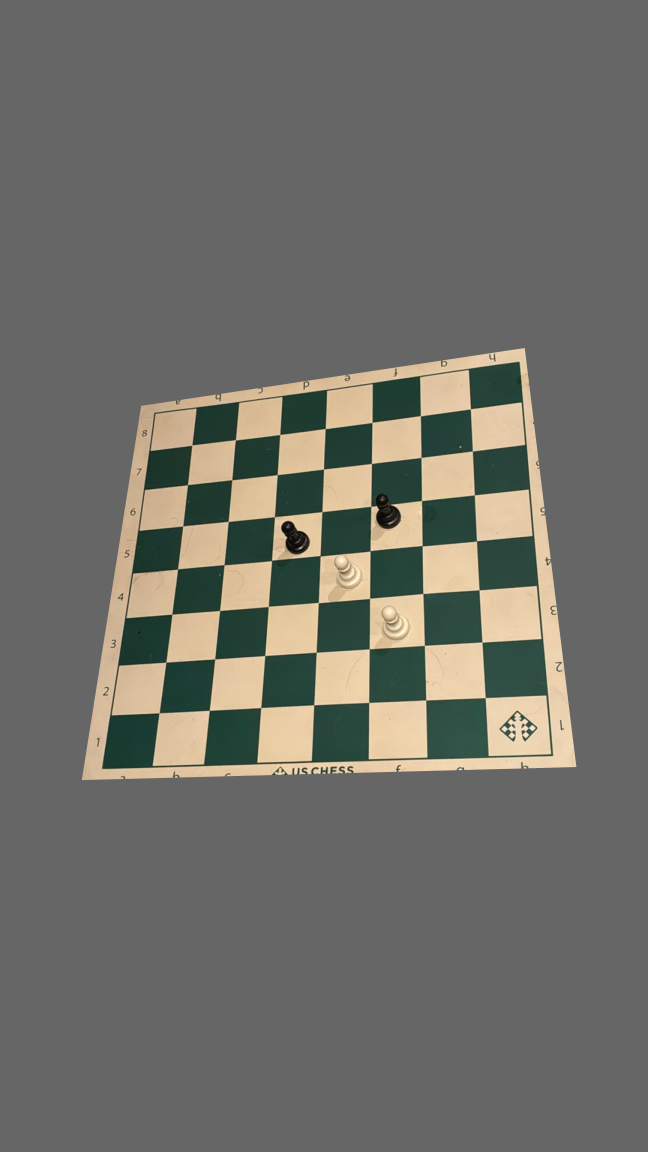
#> input picture IMG_4739.JPG, 3240 x 5760 px (shown at 1/5 size)
$ python interactive_corner_picker.py IMG_4739.JPG
#> lines starting #> are read from the running program, lines starting #| are printed output that depends on the picture
#!/usr/bin/env python3
"""
Interactive tool to pick corner coordinates by clicking on chess board images.
This is very useful for updating corner coordinates in annotations.
"""

import cv2
import json
import os
import argparse
from pathlib import Path

class CornerPicker:
    def __init__(self, image_path):
#> called with image_path = 'IMG_4739.JPG'
        self.image_path = image_path
        self.corners = []
        self.corner_names = ['Top-Left (a8)', 'Top-Right (h8)', 'Bottom-Right (h1)', 'Bottom-Left (a1)']
        self.colors = [(0, 255, 0), (255, 0, 0), (0, 0, 255), (255, 255, 0)]  # Green, Red, Blue, Yellow

        # Load image
        self.original_img = cv2.imread(image_path)
#> self.original_img is the input picture: shape (5760, 3240, 3); mean B, G, R 104.6, 110.3, 110.8
        if self.original_img is None:
            raise ValueError(f"Could not load image: {image_path}")

        # Resize for display if too large
        height, width = self.original_img.shape[:2]
#> height = 5760; width = 3240
        max_display_size = 1200

        if max(height, width) > max_display_size:
            self.scale = max_display_size / max(height, width)
#> self.scale = 0.208
            self.display_width = int(width * self.scale)
#> self.display_width = 675
            self.display_height = int(height * self.scale)
#> self.display_height = 1200
            self.display_img = cv2.resize(self.original_img, (self.display_width, self.display_height))
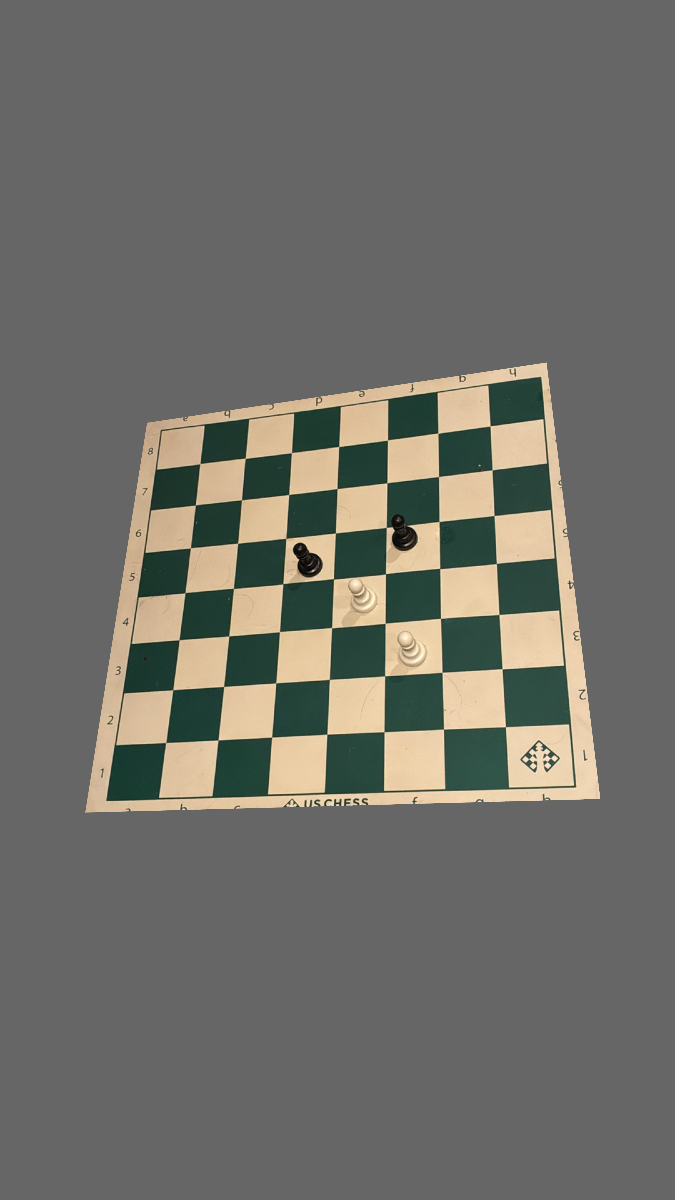
#> self.display_img: shape (1200, 675, 3); mean B, G, R 104.6, 110.3, 110.8
            print(f"📏 Resized for display: {self.display_width}x{self.display_height}")
#| 📏 Resized for display: 675x1200
        else:
            self.scale = 1.0
            self.display_width = width
            self.display_height = height
            self.display_img = self.original_img.copy()

        self.current_img = self.display_img.copy()

    def mouse_callback(self, event, x, y, flags, param):
        if event == cv2.EVENT_LBUTTONDOWN:
            if len(self.corners) < 4:
                # Convert display coordinates to original image coordinates
                original_x = int(x / self.scale)
                original_y = int(y / self.scale)

                self.corners.append([original_x, original_y])

                # Draw the corner
                corner_idx = len(self.corners) - 1
                color = self.colors[corner_idx]
                cv2.circle(self.current_img, (x, y), 10, color, -1)
                cv2.circle(self.current_img, (x, y), 10, (255, 255, 255), 2)

                # Draw label
                label = f"{corner_idx + 1}: ({original_x},{original_y})"
                cv2.putText(self.current_img, label, (x + 15, y - 10),
                           cv2.FONT_HERSHEY_SIMPLEX, 0.6, color, 2)

                print(f"🎯 Corner {corner_idx + 1} ({self.corner_names[corner_idx]}): ({original_x}, {original_y})")

                # Draw lines connecting corners
                if len(self.corners) > 1:
                    for i in range(len(self.corners) - 1):
                        pt1 = (int(self.corners[i][0] * self.scale), int(self.corners[i][1] * self.scale))
                        pt2 = (int(self.corners[i+1][0] * self.scale), int(self.corners[i+1][1] * self.scale))
                        cv2.line(self.current_img, pt1, pt2, (255, 255, 255), 2)

                # Close the board outline
                if len(self.corners) == 4:
                    pt1 = (int(self.corners[3][0] * self.scale), int(self.corners[3][1] * self.scale))
                    pt2 = (int(self.corners[0][0] * self.scale), int(self.corners[0][1] * self.scale))
                    cv2.line(self.current_img, pt1, pt2, (255, 255, 255), 2)
                    print("\n✅ All 4 corners selected!")
                    print("Press 's' to save, 'r' to reset, or 'q' to quit")

    def run(self):
        window_name = f"Corner Picker - {Path(self.image_path).name}"
        cv2.namedWindow(window_name, cv2.WINDOW_AUTOSIZE)
        cv2.setMouseCallback(window_name, self.mouse_callback)

        print(f"📸 Interactive Corner Picker")
        print(f"   Image: {self.image_path}")
        print(f"   Size: {self.original_img.shape[1]}x{self.original_img.shape[0]} pixels")
#|    Size: 3240x5760 pixels
        print(f"\n🎯 Instructions:")
        print(f"   1. Click on the 4 corners of the chess board in this order:")
        for i, name in enumerate(self.corner_names):
            print(f"      {i+1}. {name}")
        print(f"   2. Press 's' to save coordinates")
        print(f"   3. Press 'r' to reset and start over")
        print(f"   4. Press 'q' to quit without saving")
        print(f"\n   Click on the first corner (Top-Left a8)...")

        while True:
            cv2.imshow(window_name, self.current_img)
            key = cv2.waitKey(1) & 0xFF
#> (key q is pressed here)

            if key == ord('q'):
                print("❌ Quitting without saving")
                break
            elif key == ord('r'):
                print("🔄 Resetting corners...")
                self.corners = []
                self.current_img = self.display_img.copy()
            elif key == ord('s') and len(self.corners) == 4:
                print("\n💾 Saving corner coordinates...")
                corner_string = " ".join([f"{x},{y}" for x, y in self.corners])
                print(f"   Corner coordinates: {corner_string}")

                # Save to annotation JSON file
                base_name = Path(self.image_path).stem
                annotation_dir = 'grey_background_dataset/annotations/train'
                os.makedirs(annotation_dir, exist_ok=True)
                annotation_path = os.path.join(annotation_dir, base_name + '.json')

                # Load or create annotation
                if os.path.exists(annotation_path):
                    with open(annotation_path, 'r') as f:
                        annotation = json.load(f)
                else:
                    annotation = {'image': os.path.basename(self.image_path), 'corners': [], 'fen': ''}

                annotation['corners'] = self.corners

                # Write and flush immediately
                with open(annotation_path, 'w') as f:
                    json.dump(annotation, f, indent=2)
                    f.flush()
                    os.fsync(f.fileno())

                print(f"   Updated corners in: {annotation_path} (saved and flushed)")
                print("✅ Corners saved. Closing window and advancing to next image.")
                # Break the loop to close window and exit
                break
        cv2.destroyAllWindows()
        return self.corners if len(self.corners) == 4 else None

def main():
    parser = argparse.ArgumentParser(description="Interactive corner picker for chess board images")
    parser.add_argument("image", help="Path to the chess board image")

    args = parser.parse_args()

    if not os.path.exists(args.image):
        print(f"❌ Image not found: {args.image}")
        return

    try:
        picker = CornerPicker(args.image)
        corners = picker.run()

        if corners:
            print(f"\n✅ Successfully picked {len(corners)} corners!")
            print("You can now use these coordinates with the update_corners.py script:")
            corner_string = " ".join([f"{x},{y}" for x, y in corners])
            print(f"python update_corners.py --update {Path(args.image).stem} \"{corner_string}\"")
    except Exception as e:
        print(f"❌ Error: {e}")

if __name__ == "__main__":
    main()

$ run again, on IMG_4865.JPG
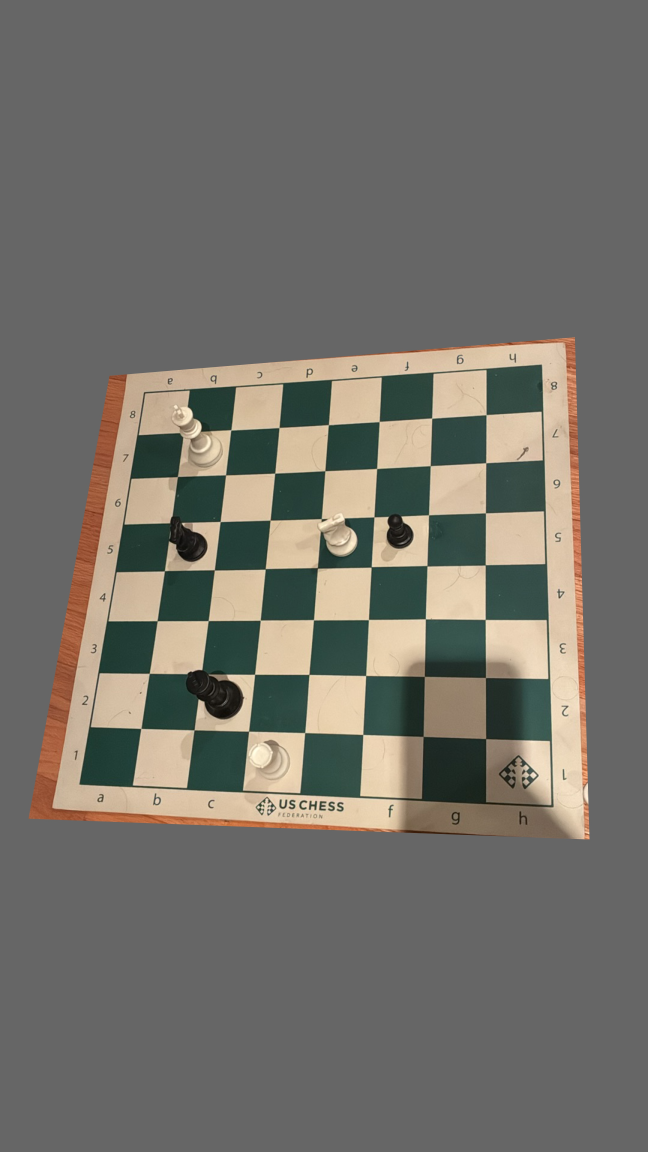
#> input picture IMG_4865.JPG, 3240 x 5760 px (shown at 1/5 size)
#> in __init__, self.original_img is the input picture: shape (5760, 3240, 3); mean B, G, R 105.6, 112.3, 114.8
#> in __init__, `self.display_img = cv2.resize(self.original_img, (self.display_width, ..`:
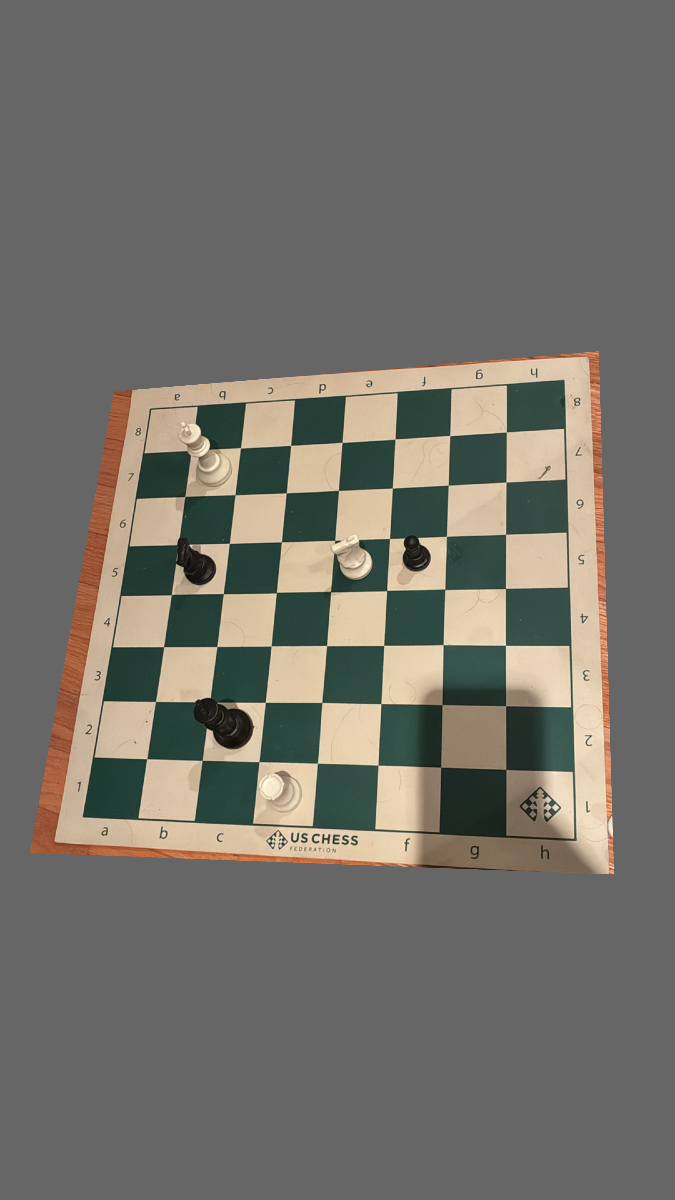
#> self.display_img: shape (1200, 675, 3); mean B, G, R 105.6, 112.3, 114.8
#| 📏 Resized for display: 675x1200
#|    Size: 3240x5760 pixels

$ run again, on IMG_4866.JPG
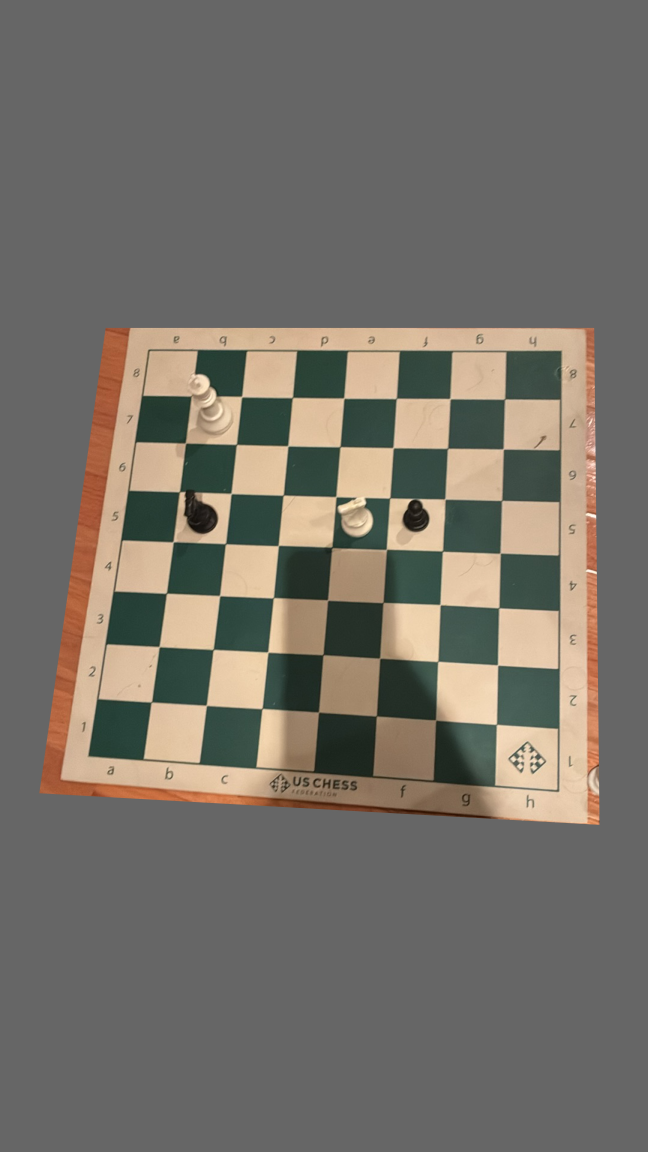
#> input picture IMG_4866.JPG, 3240 x 5760 px (shown at 1/5 size)
#> in __init__, self.original_img is the input picture: shape (5760, 3240, 3); mean B, G, R 104.7, 112.3, 117.1
#> in __init__, `self.display_img = cv2.resize(self.original_img, (self.display_width, ..`:
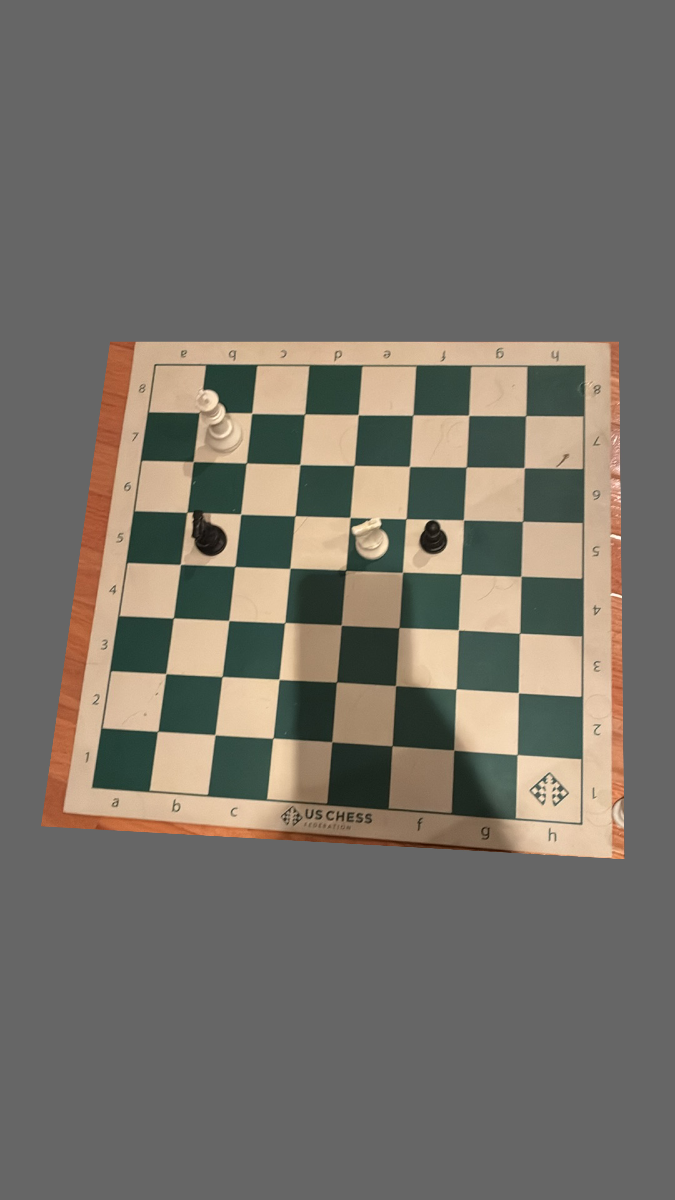
#> self.display_img: shape (1200, 675, 3); mean B, G, R 104.6, 112.3, 117.1
#| 📏 Resized for display: 675x1200
#|    Size: 3240x5760 pixels

$ run again, on IMG_4867.JPG
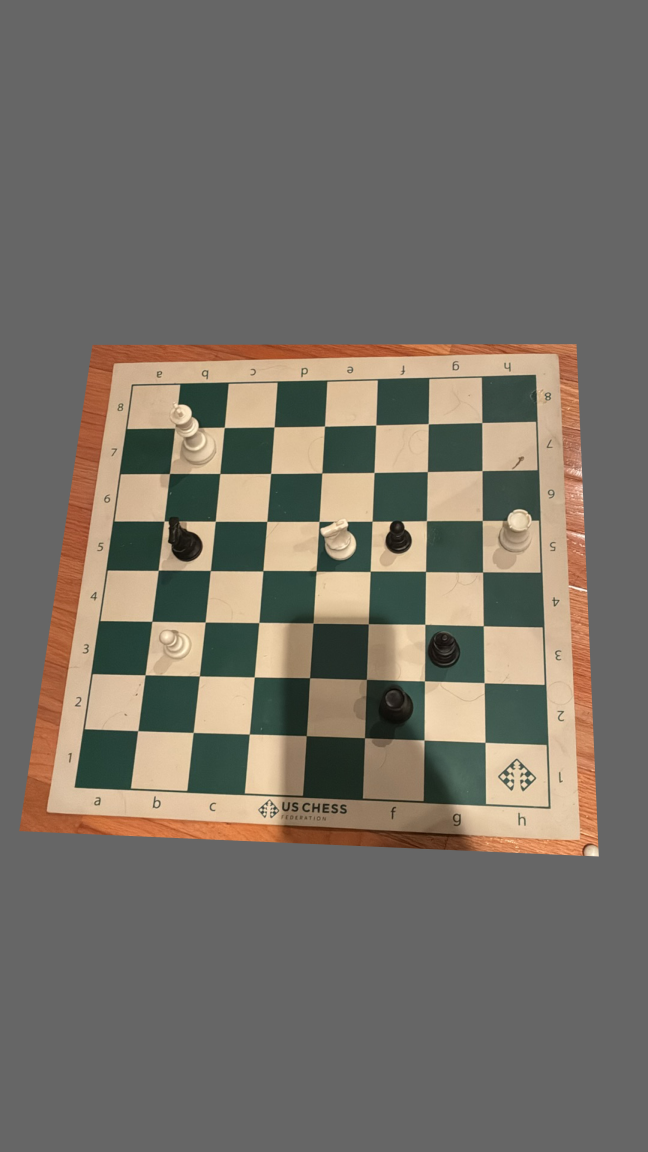
#> input picture IMG_4867.JPG, 3240 x 5760 px (shown at 1/5 size)
#> in __init__, self.original_img is the input picture: shape (5760, 3240, 3); mean B, G, R 103.6, 112.4, 118.5
#> in __init__, `self.display_img = cv2.resize(self.original_img, (self.display_width, ..`:
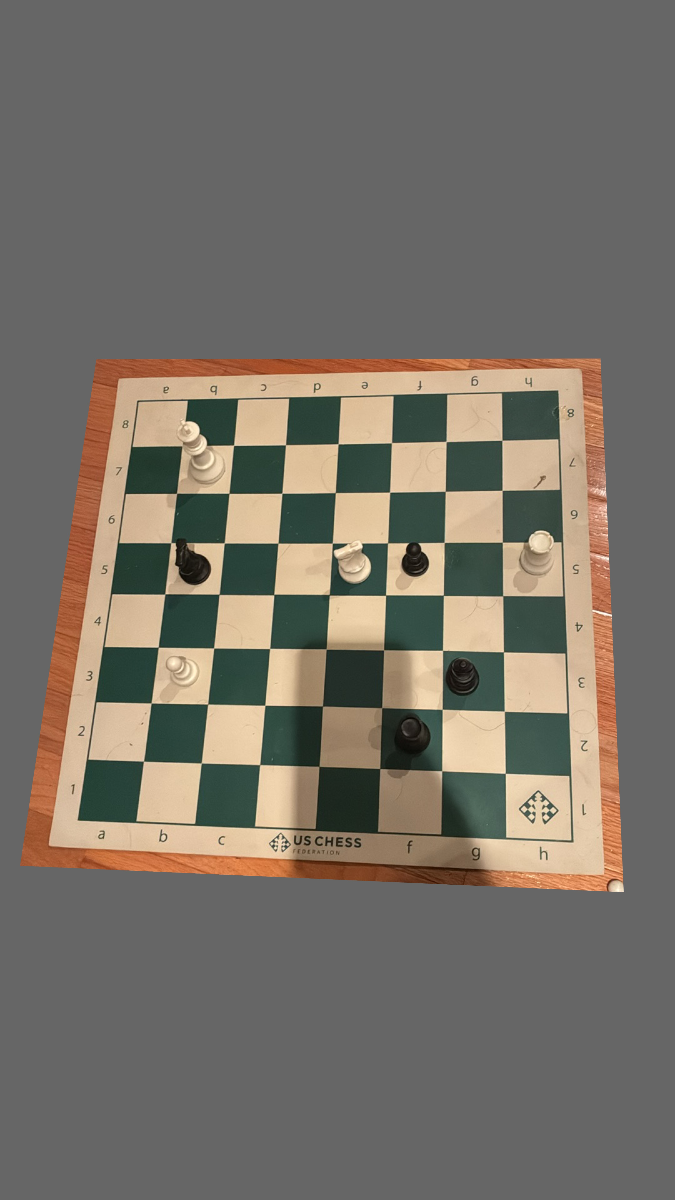
#> self.display_img: shape (1200, 675, 3); mean B, G, R 103.5, 112.4, 118.4
#| 📏 Resized for display: 675x1200
#|    Size: 3240x5760 pixels
